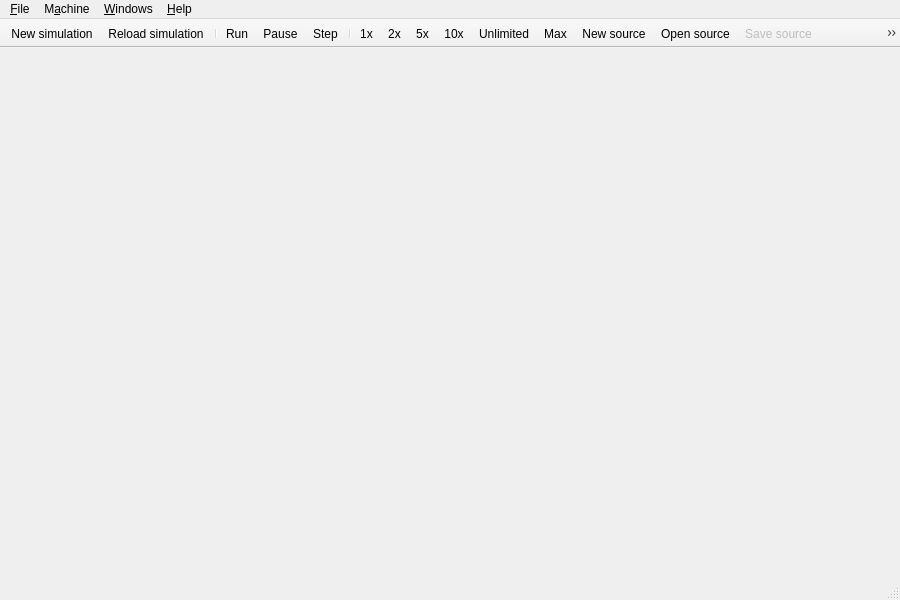
<?xml version="1.0" encoding="UTF-8"?>
<ui version="4.0">
 <class>MainWindow</class>
 <widget class="QMainWindow" name="MainWindow">
  <property name="geometry">
   <rect>
    <x>0</x>
    <y>0</y>
    <width>900</width>
    <height>600</height>
   </rect>
  </property>
  <property name="windowTitle">
   <string>MainWindow</string>
  </property>
  <property name="windowIcon">
   <iconset
           resource="icons.qrc">
       <normaloff>
           :/icons/gui.png</normaloff>
       :/icons/gui.png
   </iconset>
  </property>
  <property name="dockNestingEnabled">
   <bool>false</bool>
  </property>
  <property name="unifiedTitleAndToolBarOnMac">
   <bool>true</bool>
  </property>
  <widget class="QWidget" name="centralWidget">
   <layout class="QHBoxLayout" name="horizontalLayout">
    <property name="spacing">
     <number>0</number>
    </property>
    <property name="leftMargin">
     <number>0</number>
    </property>
    <property name="topMargin">
     <number>0</number>
    </property>
    <property name="rightMargin">
     <number>0</number>
    </property>
    <property name="bottomMargin">
     <number>0</number>
    </property>
    <item>
     <widget class="QWidget" name="widget" native="true"/>
    </item>
   </layout>
  </widget>
  <widget class="QMenuBar" name="menuBar">
   <property name="geometry">
    <rect>
     <x>0</x>
     <y>0</y>
     <width>900</width>
     <height>22</height>
    </rect>
   </property>
   <widget class="QMenu" name="menuFile">
    <property name="title">
     <string>&#38;File</string>
    </property>
    <widget class="QMenu" name="menuExamples">
     <property name="title">
      <string>&#38;Examples</string>
     </property>
    </widget>
    <addaction name="actionNewMachine"/>
    <addaction name="actionReload"/>
    <addaction name="actionPrint"/>
    <addaction name="actionNew"/>
    <addaction name="actionOpen"/>
    <addaction name="actionSave"/>
    <addaction name="actionSaveAs"/>
    <addaction name="actionClose"/>
    <addaction name="menuExamples"/>
    <addaction name="separator"/>
    <addaction name="actionExit"/>
   </widget>
   <widget class="QMenu" name="menuWindows">
    <property name="title">
     <string>&#38;Windows</string>
    </property>
    <addaction name="actionRegisters"/>
    <addaction name="actionProgram_memory"/>
    <addaction name="actionMemory"/>
    <addaction name="actionProgram_Cache"/>
    <addaction name="actionData_Cache"/>
    <addaction name="actionPeripherals"/>
    <addaction name="actionTerminal"/>
    <addaction name="actionLcdDisplay"/>
    <addaction name="actionCsrShow"/>
    <addaction name="actionCore_View_show"/>
    <addaction name="actionMessages"/>
   </widget>
   <widget class="QMenu" name="menuMachine">
    <property name="title">
     <string>M&#38;achine</string>
    </property>
    <addaction name="actionRun"/>
    <addaction name="actionPause"/>
    <addaction name="actionStep"/>
    <addaction name="separator"/>
    <addaction name="ips1"/>
    <addaction name="ips2"/>
    <addaction name="ips5"/>
    <addaction name="ips10"/>
    <addaction name="ipsUnlimited"/>
    <addaction name="ipsMax"/>
    <addaction name="separator"/>
    <addaction name="actionRestart"/>
    <addaction name="actionMnemonicRegisters"/>
    <addaction name="actionShow_Symbol"/>
    <addaction name="actionCompileSource"/>
    <addaction name="actionBuildExe"/>
   </widget>
   <widget class="QMenu" name="menuHelp">
    <property name="title">
     <string>&#38;Help</string>
    </property>
    <addaction name="actionAbout"/>
    <addaction name="actionAboutQt"/>
   </widget>
   <addaction name="menuFile"/>
   <addaction name="menuMachine"/>
   <addaction name="menuWindows"/>
   <addaction name="menuHelp"/>
  </widget>
  <widget class="QStatusBar" name="statusBar"/>
  <widget class="QToolBar" name="toolBar">
   <property name="windowTitle">
    <string>toolBar</string>
   </property>
   <property name="movable">
    <bool>false</bool>
   </property>
   <property name="allowedAreas">
    <set>Qt::TopToolBarArea</set>
   </property>
   <attribute name="toolBarArea">
    <enum>TopToolBarArea</enum>
   </attribute>
   <attribute name="toolBarBreak">
    <bool>false</bool>
   </attribute>
   <addaction name="actionNewMachine"/>
   <addaction name="actionReload"/>
   <addaction name="separator"/>
   <addaction name="actionRun"/>
   <addaction name="actionPause"/>
   <addaction name="actionStep"/>
   <addaction name="separator"/>
   <addaction name="ips1"/>
   <addaction name="ips2"/>
   <addaction name="ips5"/>
   <addaction name="ips10"/>
   <addaction name="ipsUnlimited"/>
   <addaction name="ipsMax"/>
   <addaction name="actionNew"/>
   <addaction name="actionOpen"/>
   <addaction name="actionSave"/>
   <addaction name="actionClose"/>
   <addaction name="actionCompileSource"/>
   <addaction name="actionBuildExe"/>
  </widget>
  <action name="actionNewMachine">
   <property name="icon">
    <iconset resource="icons.qrc">
     <normaloff>:/icons/document-import.png</normaloff>:/icons/document-import.png</iconset>
   </property>
   <property name="text">
    <string>&#38;New simulation...</string>
   </property>
   <property name="shortcut">
    <string>Ctrl+N</string>
   </property>
  </action>
  <action name="actionRestart">
   <property name="text">
    <string>R&#38;estart</string>
   </property>
  </action>
  <action name="actionNew">
   <property name="icon">
    <iconset resource="icons.qrc">
     <normaloff>:/icons/new.png</normaloff>:/icons/new.png</iconset>
   </property>
   <property name="text">
    <string>Ne&#38;w source</string>
   </property>
   <property name="toolTip">
    <string>New source</string>
   </property>
   <property name="shortcut">
    <string>Ctrl+F</string>
   </property>
  </action>
  <action name="actionOpen">
   <property name="icon">
    <iconset resource="icons.qrc">
     <normaloff>:/icons/open.png</normaloff>:/icons/open.png</iconset>
   </property>
   <property name="text">
    <string>&#38;Open source</string>
   </property>
   <property name="toolTip">
    <string>Open source</string>
   </property>
   <property name="shortcut">
    <string>Ctrl+O</string>
   </property>
  </action>
  <action name="actionSave">
   <property name="enabled">
    <bool>false</bool>
   </property>
   <property name="icon">
    <iconset resource="icons.qrc">
     <normaloff>:/icons/save.png</normaloff>:/icons/save.png</iconset>
   </property>
   <property name="text">
    <string>&#38;Save source</string>
   </property>
   <property name="toolTip">
    <string>Save source</string>
   </property>
   <property name="shortcut">
    <string>Ctrl+S</string>
   </property>
  </action>
  <action name="actionSaveAs">
   <property name="enabled">
    <bool>false</bool>
   </property>
   <property name="text">
    <string>Save source &#38;as</string>
   </property>
   <property name="toolTip">
    <string>Save source as</string>
   </property>
  </action>
  <action name="actionClose">
   <property name="enabled">
    <bool>false</bool>
   </property>
   <property name="icon">
    <iconset resource="icons.qrc">
     <normaloff>:/icons/closetab.png</normaloff>:/icons/closetab.png</iconset>
   </property>
   <property name="text">
    <string>&#38;Close source</string>
   </property>
   <property name="toolTip">
    <string>Close source</string>
   </property>
   <property name="shortcut">
    <string>Ctrl+W</string>
   </property>
  </action>
  <action name="actionCompileSource">
   <property name="enabled">
    <bool>false</bool>
   </property>
   <property name="icon">
    <iconset resource="icons.qrc">
     <normaloff>:/icons/compfile-256.png</normaloff>:/icons/compfile-256.png</iconset>
   </property>
   <property name="text">
    <string>&#38;Compile Source</string>
   </property>
   <property name="toolTip">
    <string>Compile source and update memory</string>
   </property>
   <property name="shortcut">
    <string>Ctrl+E</string>
   </property>
  </action>
  <action name="actionBuildExe">
   <property name="enabled">
    <bool>true</bool>
   </property>
   <property name="icon">
    <iconset resource="icons.qrc">
     <normaloff>:/icons/build-256.png</normaloff>:/icons/build-256.png</iconset>
   </property>
   <property name="text">
    <string>&#38;Build Executable</string>
   </property>
   <property name="toolTip">
    <string>Build executable by external make</string>
   </property>
   <property name="shortcut">
    <string>Ctrl+B</string>
   </property>
  </action>
  <action name="actionExit">
   <property name="icon">
    <iconset resource="icons.qrc">
     <normaloff>:/icons/application-exit.png</normaloff>:/icons/application-exit.png</iconset>
   </property>
   <property name="text">
    <string>E&#38;xit</string>
   </property>
   <property name="toolTip">
    <string>Exit program</string>
   </property>
   <property name="shortcut">
    <string>Ctrl+Q</string>
   </property>
  </action>
  <action name="actionRun">
   <property name="icon">
    <iconset resource="icons.qrc">
     <normaloff>:/icons/play.png</normaloff>:/icons/play.png</iconset>
   </property>
   <property name="text">
    <string>&#38;Run</string>
   </property>
   <property name="shortcut">
    <string>Ctrl+R</string>
   </property>
  </action>
  <action name="actionStep">
   <property name="icon">
    <iconset resource="icons.qrc">
     <normaloff>:/icons/next.png</normaloff>:/icons/next.png</iconset>
   </property>
   <property name="text">
    <string>&#38;Step</string>
   </property>
   <property name="shortcut">
    <string>Ctrl+T</string>
   </property>
  </action>
  <action name="actionPause">
   <property name="icon">
    <iconset resource="icons.qrc">
     <normaloff>:/icons/pause.png</normaloff>:/icons/pause.png</iconset>
   </property>
   <property name="text">
    <string>&#38;Pause</string>
   </property>
   <property name="shortcut">
    <string>Ctrl+P</string>
   </property>
  </action>
  <action name="ips1">
   <property name="checkable">
    <bool>true</bool>
   </property>
   <property name="text">
    <string>&#38;1 instruction per second</string>
   </property>
   <property name="iconText">
    <string>1x</string>
   </property>
   <property name="toolTip">
    <string>Run CPU in speed of single instruction per second</string>
   </property>
   <property name="shortcut">
    <string>Ctrl+1</string>
   </property>
  </action>
  <action name="ips5">
   <property name="checkable">
    <bool>true</bool>
   </property>
   <property name="text">
    <string>&#38;5 instructions per second</string>
   </property>
   <property name="iconText">
    <string>5x</string>
   </property>
   <property name="toolTip">
    <string>Run CPU in speed of 5 instructions per second</string>
   </property>
   <property name="shortcut">
    <string>Ctrl+5</string>
   </property>
  </action>
  <action name="ips10">
   <property name="checkable">
    <bool>true</bool>
   </property>
   <property name="text">
    <string>1&#38;0 instructions per second</string>
   </property>
   <property name="iconText">
    <string>10x</string>
   </property>
   <property name="toolTip">
    <string>Run CPU in speed of 10 instructions per second</string>
   </property>
   <property name="shortcut">
    <string>Ctrl+0</string>
   </property>
  </action>
  <action name="ipsUnlimited">
   <property name="checkable">
    <bool>true</bool>
   </property>
   <property name="text">
    <string>&#38;Unlimited</string>
   </property>
   <property name="toolTip">
    <string>Run CPU without any clock constrains</string>
   </property>
   <property name="shortcut">
    <string>Ctrl+U</string>
   </property>
  </action>
  <action name="actionMemory">
   <property name="text">
    <string>&#38;Memory</string>
   </property>
   <property name="toolTip">
    <string>Data memory view</string>
   </property>
   <property name="shortcut">
    <string>Ctrl+M</string>
   </property>
  </action>
  <action name="actionProgram_memory">
   <property name="text">
    <string>&#38;Program</string>
   </property>
   <property name="toolTip">
    <string>Program memory view</string>
   </property>
   <property name="shortcut">
    <string>Ctrl+P</string>
   </property>
  </action>
  <action name="actionRegisters">
   <property name="text">
    <string>&#38;Registers</string>
   </property>
   <property name="shortcut">
    <string>Ctrl+D</string>
   </property>
  </action>
  <action name="actionCsrShow">
   <property name="text">
    <string>C&#38;ontrol and Status Registers</string>
   </property>
   <property name="shortcut">
    <string>Ctrl+I</string>
   </property>
  </action>
  <action name="actionReload">
   <property name="icon">
    <iconset resource="icons.qrc">
     <normaloff>:/icons/reload.png</normaloff>:/icons/reload.png</iconset>
   </property>
   <property name="text">
    <string>&#38;Reload simulation</string>
   </property>
   <property name="shortcut">
    <string>Ctrl+Shift+R</string>
   </property>
  </action>
  <action name="actionPrint">
   <property name="text">
    <string>&#38;Print</string>
   </property>
   <property name="shortcut">
    <string>Ctrl+P</string>
   </property>
  </action>
  <action name="actionProgram_Cache">
   <property name="text">
    <string>Pro&#38;gram Cache</string>
   </property>
   <property name="shortcut">
    <string>Ctrl+Shift+P</string>
   </property>
  </action>
  <action name="actionData_Cache">
   <property name="text">
    <string>&#38;Data Cache</string>
   </property>
   <property name="shortcut">
    <string>Ctrl+Shift+M</string>
   </property>
  </action>
  <action name="ips2">
   <property name="checkable">
    <bool>true</bool>
   </property>
   <property name="text">
    <string>&#38;2 instructions per second</string>
   </property>
   <property name="iconText">
    <string>2x</string>
   </property>
   <property name="toolTip">
    <string>Run CPU in speed of two instructions per second</string>
   </property>
   <property name="shortcut">
    <string>Ctrl+2</string>
   </property>
  </action>
  <action name="actionAbout">
   <property name="text">
    <string>About Qt&#38;RVSim</string>
   </property>
  </action>
  <action name="ipsMax">
   <property name="checkable">
    <bool>true</bool>
   </property>
   <property name="text">
    <string>&#38;Max</string>
   </property>
   <property name="toolTip">
    <string>Run at maximal speed, skip visualization for 100 msec</string>
   </property>
   <property name="shortcut">
    <string>Ctrl+A</string>
   </property>
  </action>
  <action name="actionAboutQt">
   <property name="text">
    <string>About &#38;Qt</string>
   </property>
  </action>
  <action name="actionPeripherals">
   <property name="text">
    <string>P&#38;eripherals</string>
   </property>
  </action>
  <action name="actionTerminal">
   <property name="text">
    <string>&#38;Terminal</string>
   </property>
  </action>
  <action name="actionLcdDisplay">
   <property name="text">
    <string>&#38;LCD display</string>
   </property>
  </action>
  <action name="actionShow_Symbol">
   <property name="text">
    <string>Sh&#38;ow Symbol</string>
   </property>
   <property name="toolTip">
    <string>Show Symbol</string>
   </property>
  </action>
  <action name="actionCore_View_show">
   <property name="checkable">
    <bool>true</bool>
   </property>
   <property name="checked">
    <bool>true</bool>
   </property>
   <property name="text">
    <string>&#38;Core View</string>
   </property>
  </action>
  <action name="actionMessages">
   <property name="text">
    <string>Me&#38;ssages</string>
   </property>
   <property name="toolTip">
    <string>Show compile/build messages</string>
   </property>
  </action>
  <action name="actionMnemonicRegisters">
   <property name="checkable">
    <bool>true</bool>
   </property>
   <property name="checked">
    <bool>false</bool>
   </property>
   <property name="text">
    <string>M&#38;nemonics Registers</string>
   </property>
  </action>
 </widget>
 <layoutdefault spacing="6" margin="11"/>
 <resources>
  <include location="icons.qrc"/>
 </resources>
 <connections/>
</ui>
